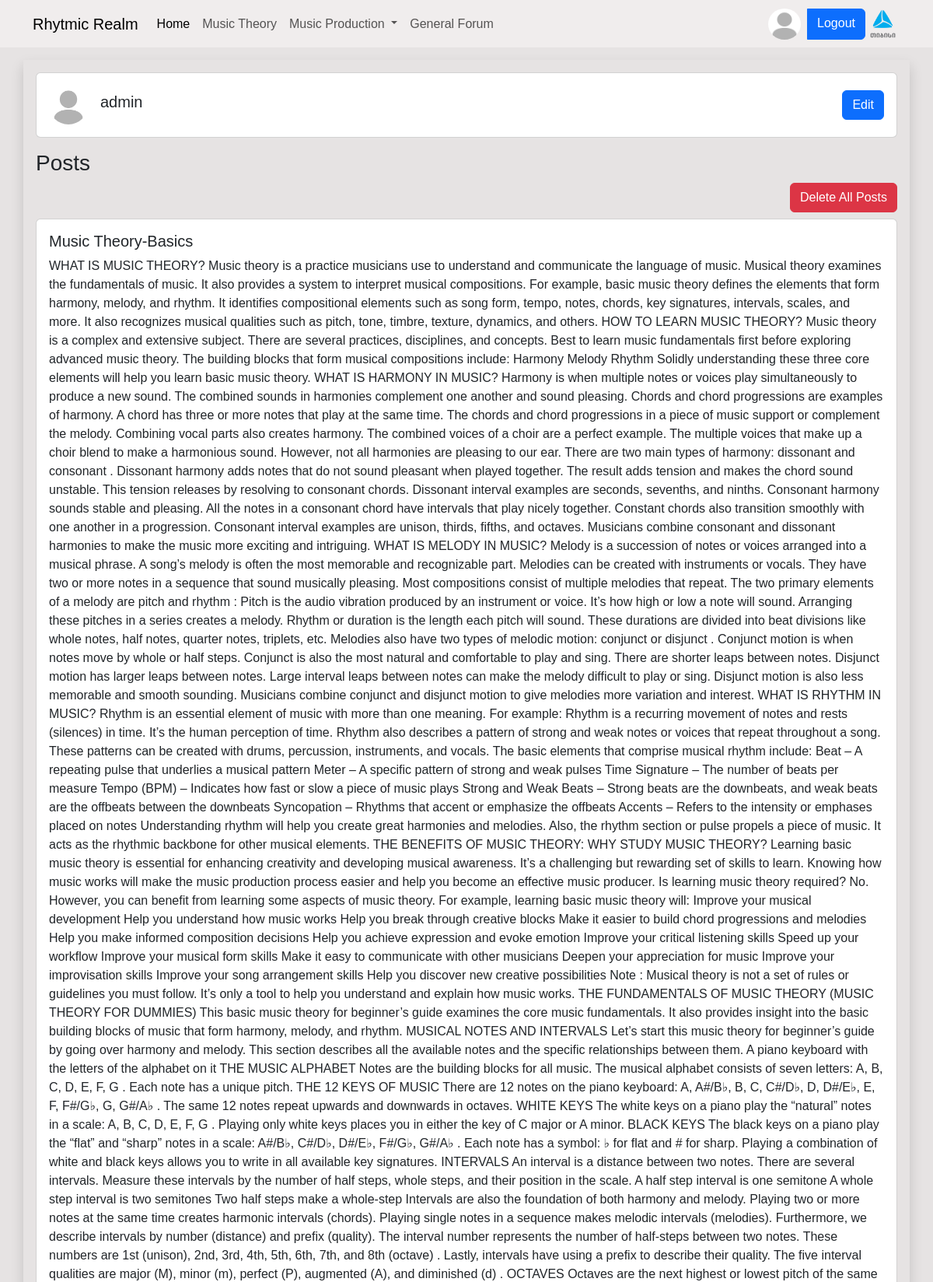
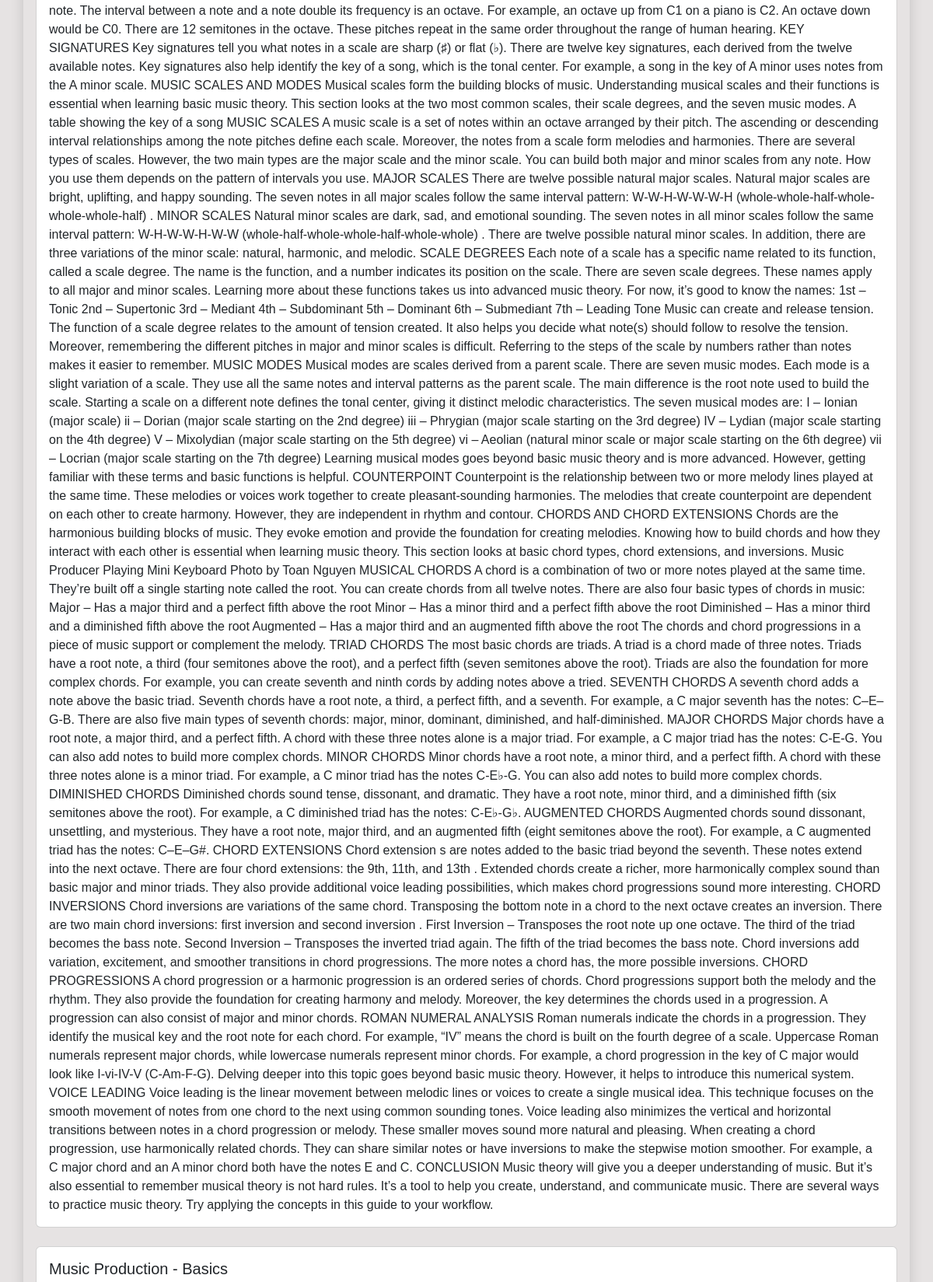
Screenshot of /profile/1 (signed in, upper part) with the database file from the repository (2 pictures, top to bottom).
### models.py (models this page shows, shortened)
class Base_Model():
    def add(self):
        db.session.add(self)
        db.session.commit()

class User(db.Model, UserMixin, Base_Model):
    __tablename__ = "users"
    id = db.Column(db.Integer(), primary_key=True)
    username = db.Column(db.String())
    password = db.Column(db.String())
    prof_pic = db.Column(db.String(), default="default_prof_pic.jpg")
    role = db.Column(db.String())

class Post(db.Model, Base_Model):
    __tablename__ = "posts"
    id = db.Column(db.Integer(), primary_key=True)
    title = db.Column(db.String())
    post = db.Column(db.String(), nullable=False)
    image = db.Column(db.String(), nullable=True)
    user_id = db.Column(db.Integer(), db.ForeignKey("users.id"))
    post_type=db.Column(db.String(), nullable=False)

### routes.py (the view)
@app.route('/profile/<int:user_id>')
def profile(user_id):
    user = User.query.get(user_id)
    posts = Post.query.filter(Post.user_id == user.id).all()
    return render_template('profile.html', user=user, posts=posts)

### models.py (called while the page is built)
@login_manager.user_loader
def load_user(user_id):
        return User.query.get(user_id)

### routes.py (called while the page is built)
@app.context_processor
def inject_user_id():
    user_id = current_user.id if current_user.is_authenticated else None
    return dict(user_id=user_id)

### templates/profile.html (shortened to what this page needs)
{% extends "base.html" %}
{% block body %}
<div class="card">
    <div class="card-body d-flex align-items-center justify-content-between">
        <div class="d-flex align-items-center">
            <img src="/static/Images/{{ user.prof_pic }}" alt="Profile Picture" class="rounded-circle" width="50" height="50">
            <h5 class="card-title ms-3">{{ user.username }}</h5>
        </div>
        {% if current_user.id == user.id %}
        <a href="/editprofile/{{ user_id }}"><button class="btn btn-primary">Edit</button></a>
        {% endif %}
    </div>
</div>
<div class="mt-3">
    <h3>Posts</h3>
    {% if current_user.id == user.id %}
    <div class="button-container mb-2">
        <a href="/deleteall/{{ user_id }}"><button class="btn btn-danger">Delete All Posts</button></a>
    </div>
{% endif %}
        {% for post in posts %}
        <a style="text-decoration:none" href="/post/{{ post['id'] }}" class="row">
            <div class="col-md-12">
                <div class="card mb-4">
                    <div class="card-body">
                        <h5 class="card-title">{{ post.title }}</h5>
                        <p class="card-text">{{ post.post }}</p>
                    </div>
                </div>
            </div>
        </a>
        {% endfor %}
</div>
{% endblock %}

### templates/navbar.html (shortened to what this page needs)
<nav class="navbar navbar-expand-md bg-lavender my-font">
    <div class="container-md">
        <a class="navbar-brand cambria.font " href="/">Rhytmic Realm</a>
        <div class="collapse navbar-collapse" id="navbarSupportedContent">
            <ul class="navbar-nav me-auto mb-2 mb-lg-0">
                <li class="nav-item">
                    <a class="nav-link active" aria-current="page" href="/">Home</a>
                </li>
                <li class="nav-item">
                    <a class="nav-link" href="/music_theory">Music Theory</a>
                </li>
                <li class="nav-item dropdown">
                    <a class="nav-link dropdown-toggle" href="#" role="button" data-bs-toggle="dropdown"
                       aria-expanded="false">
                        Music Production
                    </a>
                </li>
                  <li class="nav-item">
                    <a class="nav-link" href="/forum"> General Forum </a>
                </li>
            </ul>
            <div class="btn-group">
                {% if current_user.is_authenticated %}
                <a href="{{ url_for('profile', user_id=user_id) }}" class="nav-link">
                    <img src="/static/Images/{{ current_user.prof_pic }}" class="rounded-circle" alt="Profile" style="width: 42px; height: 40px;">
                </a>
                <a href="/logout" class="btn btn-primary ms-2">Logout</a>
                {% else %}
                <a href="/login" class="btn btn-primary" aria-current="page">Login</a>
                <a href="/register" class="btn btn-primary">Register</a>
                {% endif %}
            </div>
            <a href="https://www.tbceducation.ge/"> <img src="{{ url_for('static', filename='images/tbc-logo.png') }}" height="45">  </a>
        </div>
    </div>
</nav>

### static/styles.css (style rules this page uses)
.bg-lavender { background-color: #f0eded; }
.bg-web { background-color: #e6e3e3; }
.my-font { font-family: Futura, Trebuchet MS, Arial, sans-serif; }
.button-container { display: flex; justify-content: flex-end; }

### rows the page displays
User: prof_pic (placeholder picture), username "admin"
Post: title "Music Theory-Basics", post "WHAT IS MUSIC THEORY? Music theory is a practice musicians use to understand and communicate the language of music. Musical theory examines the fundamentals of music. It also provides a system to interpret musical compositions. For example, basic music theory defines the elements that form harmony, melody, and rhythm. It identifies compositional elements such as song form, tempo, notes, chords, key signatures, intervals, scales, and more. It also recognizes musical qualities such as pitch, tone, timbre, texture, dynamics, and others. HOW TO LEARN MUSIC THEORY? Music theory is a complex and extensive subject. There are several practices, disciplines, and concepts. Best to learn music…"
Post: title "Music Production - Basics"
